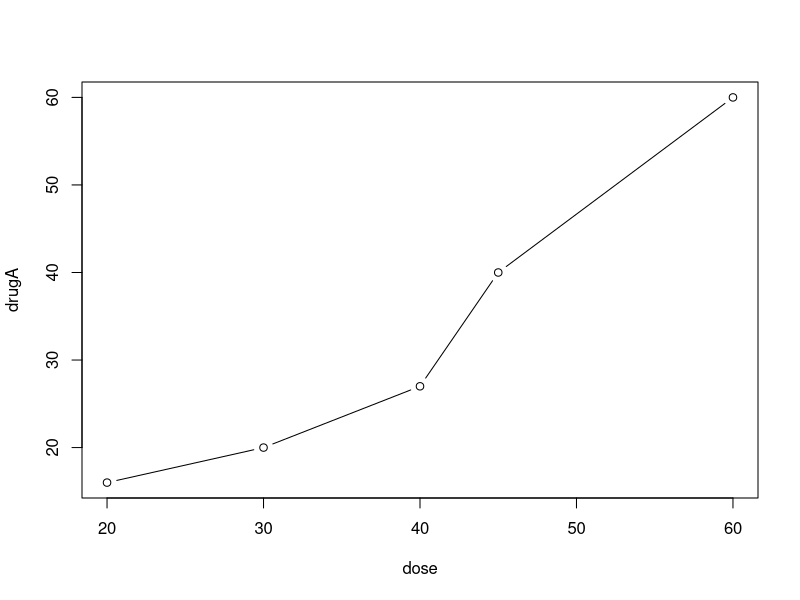
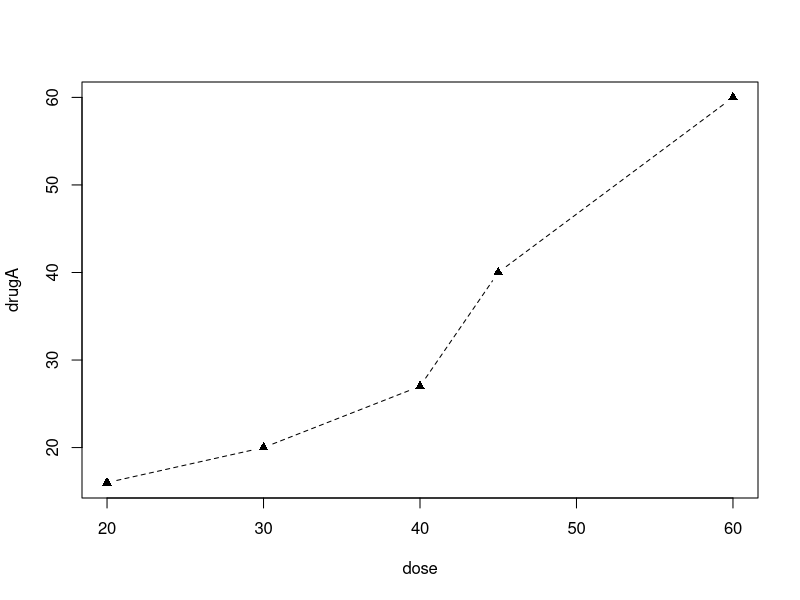
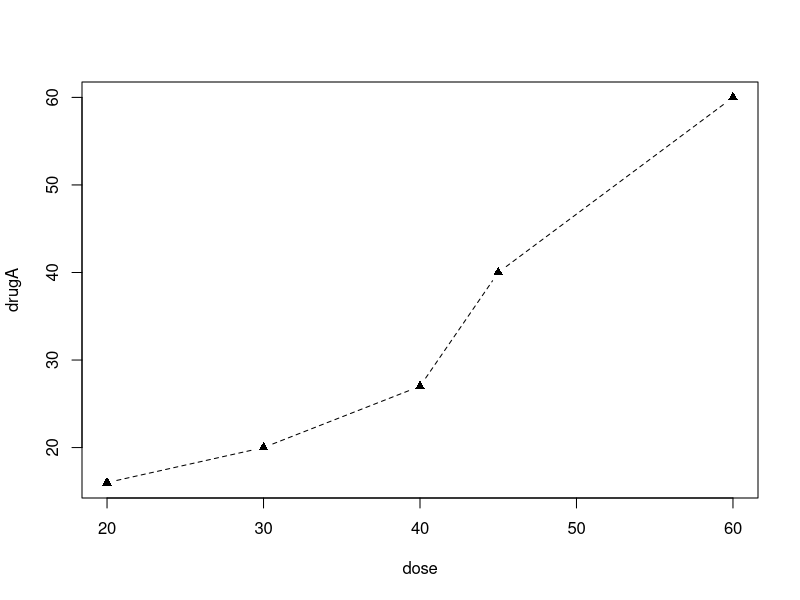
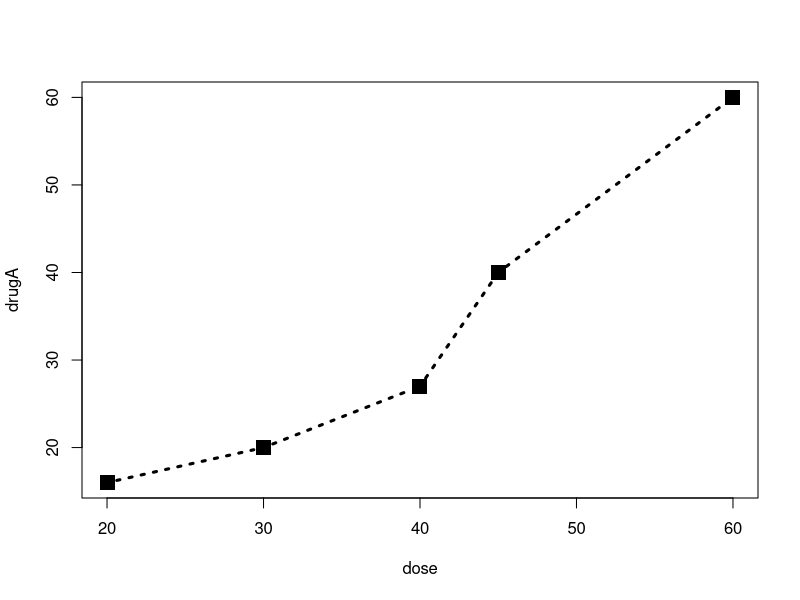
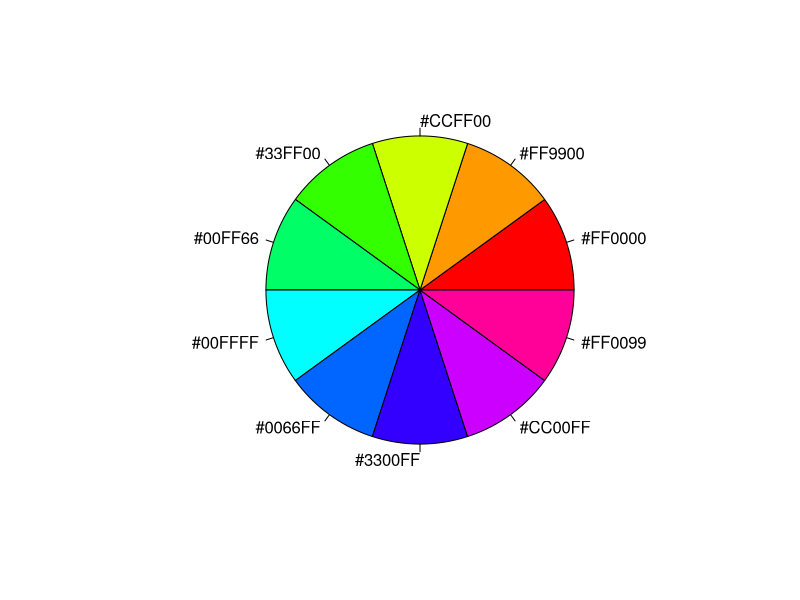
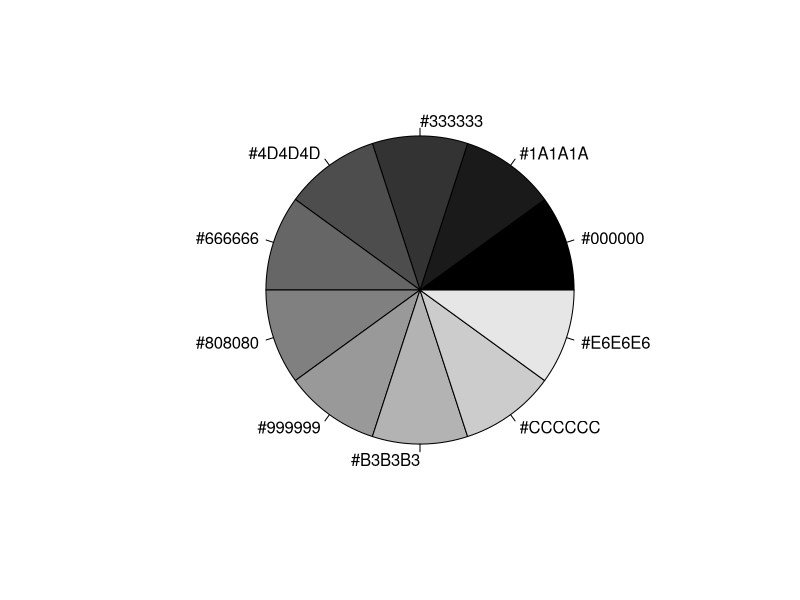
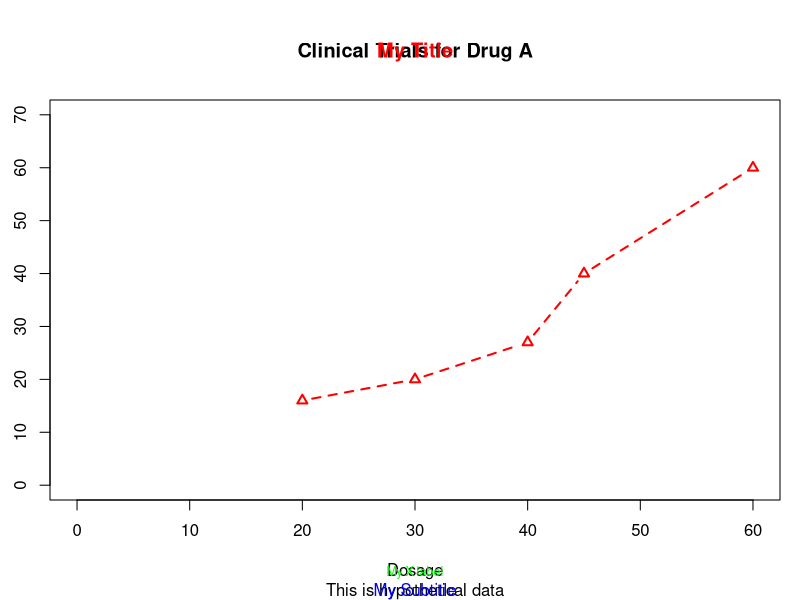
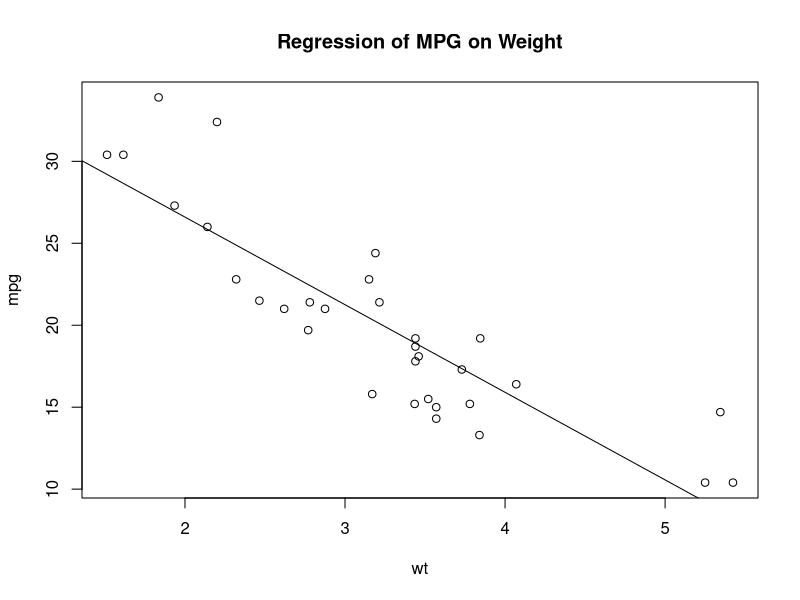

These figures' R source, in order: (Note: this script raises an error after producing the figures.)
pdf("mygraph.pdf") 
attach(mtcars) 
plot(wt, mpg) 
abline(lm(mpg~wt)) 
title("Regression of MPG on Weight") 
detach(mtcars) 
dev.off()

dose <- c(20, 30, 40, 45, 60) 
drugA <- c(16, 20, 27, 40, 60) 
drugB <- c(15, 18, 25, 31, 40)
plot(dose, drugA, type="b")

# 使用实心三角而不是空心圆圈作为点的符号，并且想用虚线代替，实线连接这些点
opar <- par(no.readonly=TRUE) 
par(lty=2, pch=17)
plot(dose, drugA, type="b")
par(opar)

# ---- >>>>
plot(dose, drugA, type="b", lty=2, pch=17)
plot(dose, drugA, type="b", lty=3, lwd=3, pch=15, cex=2)
# col,col.axis,col.lab,col.main,col.sub,fg,bg
# col=1、col="white"、col="#FFFFFF"、col=rgb(1,1,1)、col=hsv(0,0,1)
# rainbow(10)
n <- 10 
mycolors <- rainbow(n) 
pie(rep(1, n), labels=mycolors, col=mycolors) 
mygrays <- gray(0:n/n) 
pie(rep(1, n), labels=mygrays, col=mygrays)

# 生成一幅4英寸宽、3英寸高、上下边界为1英寸、左边界为0.5英寸、右边界为0.2英寸的图形
par(pin=c(4,3), mai=c(1,.5, 1, .2))

plot(dose, drugA, type="b", 
     col="red", lty=2, pch=2, lwd=2, 
     main="Clinical Trials for Drug A", 
     sub="This is hypothetical data", 
     xlab="Dosage", ylab="Drug Response", 
     xlim=c(0, 60), ylim=c(0, 70))

# 标题
title(main="My Title", col.main="red", 
      sub="My Subtitle", col.sub="blue", 
      xlab="My X label", ylab="My Y label", 
      col.lab="green", cex.lab=0.75)
# 坐标轴
axis(side, at=, labels=, pos=, lty=, col=, las=, tck=, ...)
# 参考线
abline(h=yvalues, v=xvalues)
abline(v=seq(1, 10, 2), lty=2, col="blue")
# 图例
legend("topleft", inset=.05, title="Drug Type", c("A","B"),lty=c(1, 2), pch=c(15, 17), col=c("red", "blue"))

# 文本标记
#我们可以通过函数text()和mtext()将文本添加到图形上。text()可向绘图区域内部添加文本，而mtext()则向图形的四个边界之一添加文本。使用格式分别为：
text(location, "text to place", pos, ...) 
mtext("text to place", side, line=n, ...)

## 图形的组合
attach(mtcars) 
opar <- par(no.readonly=TRUE) 
par(mfrow=c(2,2))
plot(wt,mpg, main="Scatterplot of wt vs. mpg") 
plot(wt,disp, main="Scatterplot of wt vs. disp") 
hist(wt, main="Histogram of wt") 
boxplot(wt, main="Boxplot of wt") 
par(opar) 
detach(mtcars)

#作为第二个示例，让我们依三行一列排布三幅图形。代码如下：
attach(mtcars) 
opar <- par(no.readonly=TRUE) 
par(mfrow=c(3,1)) 
hist(wt) 
hist(mpg) 
hist(disp) 
par(opar) 
detach(mtcars)
